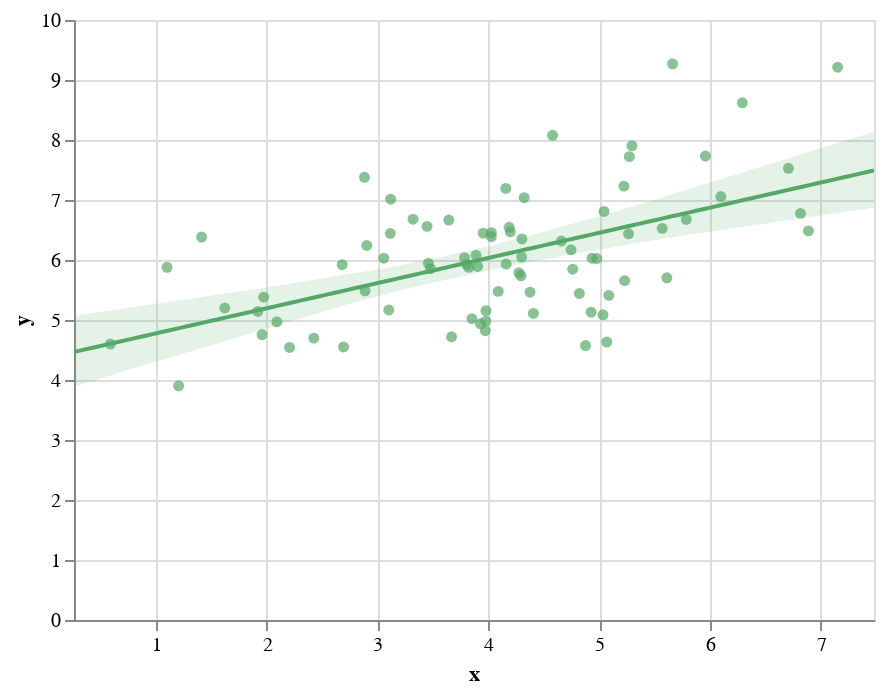

The cell this chart's notebook holds for it:
### Code cell
display(salt.regplot(x=x, y=y, color="g"))
ax = sns.regplot(x=x, y=y, color="g")

### Figure 1 — Vega-Lite specification as saved in the notebook (floating-point values rounded to 4 significant figures)
{"$schema": "https://vega.github.io/schema/vega-lite/v2.4.1.json", "config": {"view": {"height": 300, "width": 400}}, "layer": [{"data": {"values": [{"x": 3.447, "y": 6.561}, {"x": 6.815, "y": 6.777}, {"x": 5.662, "y": 9.27}, {"x": 1.102, "y": 5.878}, {"x": 2.682, "y": 5.922}, {"x": 4.58, "y": 8.078}, {"x": 5.569, "y": 6.527}, {"x": 4.761, "y": 5.847}, {"x": 3.103, "y": 5.167}, {"x": 4.161, "y": 5.932}, {"x": 2.695, "y": 4.551}, {"x": 4.027, "y": 6.388}, {"x": 6.098, "y": 7.057}, {"x": 2.904, "y": 6.243}, {"x": 4.089, "y": 5.477}, {"x": 2.426, "y": 4.698}, {"x": 3.889, "y": 6.08}, {"x": 4.295, "y": 5.736}, {"x": 3.93, "y": 4.936}, {"x": 4.746, "y": 6.17}, {"x": 5.044, "y": 6.809}, {"x": 3.803, "y": 5.927}, {"x": 3.954, "y": 6.447}, {"x": 1.623, "y": 5.201}, {"x": 7.151, "y": 9.213}, {"x": 6.887, "y": 6.485}, {"x": 4.407, "y": 5.11}, {"x": 1.921, "y": 5.142}, {"x": 5.61, "y": 5.704}, {"x": 3.116, "y": 6.444}, {"x": 3.119, "y": 7.014}, {"x": 3.057, "y": 6.03}, {"x": 4.198, "y": 6.469}, {"x": 5.035, "y": 5.087}, {"x": 1.207, "y": 3.904}, {"x": 3.321, "y": 6.68}, {"x": 3.785, "y": 6.036}, {"x": 3.977, "y": 4.981}, {"x": 2.093, "y": 4.97}, {"x": 4.324, "y": 7.038}, {"x": 3.979, "y": 5.156}, {"x": 3.824, "y": 5.877}, {"x": 3.46, "y": 5.946}, {"x": 3.669, "y": 4.721}, {"x": 4.376, "y": 5.463}, {"x": 3.973, "y": 4.822}, {"x": 6.707, "y": 7.528}, {"x": 0.5912, "y": 4.599}, {"x": 2.883, "y": 7.378}, {"x": 4.301, "y": 6.05}, {"x": 2.889, "y": 5.484}, {"x": 4.276, "y": 5.786}, {"x": 3.644, "y": 6.666}, {"x": 5.786, "y": 6.676}, {"x": 1.414, "y": 6.382}, {"x": 5.958, "y": 7.733}, {"x": 2.208, "y": 4.543}, {"x": 4.157, "y": 7.193}, {"x": 4.935, "y": 6.03}, {"x": 5.23, "y": 5.656}, {"x": 6.291, "y": 8.619}, {"x": 1.96, "y": 4.757}, {"x": 4.028, "y": 6.455}, {"x": 4.927, "y": 5.129}, {"x": 5.223, "y": 7.231}, {"x": 5.087, "y": 5.411}, {"x": 5.272, "y": 7.723}, {"x": 5.296, "y": 7.903}, {"x": 3.852, "y": 5.023}, {"x": 4.303, "y": 6.351}, {"x": 3.479, "y": 5.855}, {"x": 1.974, "y": 5.38}, {"x": 4.66, "y": 6.315}, {"x": 5.265, "y": 6.436}, {"x": 4.877, "y": 4.574}, {"x": 3.904, "y": 5.892}, {"x": 4.821, "y": 5.442}, {"x": 4.979, "y": 6.024}, {"x": 5.068, "y": 4.633}, {"x": 4.188, "y": 6.544}]}, "encoding": {"color": {"value": "rgba(85,168,104,1)"}, "x": {"axis": {"title": "x"}, "field": "x", "scale": {"domain": [0.2633, 7.479], "nice": false}, "type": "quantitative"}, "y": {"axis": {"title": "y"}, "field": "y", "type": "quantitative"}}, "mark": {"clip": true, "filled": true, "type": "point"}}, {"data": {"values": [{"x": 0.2633, "y": 4.468}, {"x": 0.3361, "y": 4.498}, {"x": 0.409, "y": 4.529}, {"x": 0.4819, "y": 4.559}, {"x": 0.5548, "y": 4.59}, {"x": 0.6277, "y": 4.621}, {"x": 0.7005, "y": 4.651}, {"x": 0.7734, "y": 4.682}, {"x": 0.8463, "y": 4.712}, {"x": 0.9192, "y": 4.743}, {"x": 0.9921, "y": 4.773}, {"x": 1.065, "y": 4.804}, {"x": 1.138, "y": 4.834}, {"x": 1.211, "y": 4.865}, {"x": 1.284, "y": 4.895}, {"x": 1.356, "y": 4.926}, {"x": 1.429, "y": 4.957}, {"x": 1.502, "y": 4.987}, {"x": 1.575, "y": 5.018}, {"x": 1.648, "y": 5.048}, {"x": 1.721, "y": 5.079}, {"x": 1.794, "y": 5.109}, {"x": 1.867, "y": 5.14}, {"x": 1.94, "y": 5.17}, {"x": 2.012, "y": 5.201}, {"x": 2.085, "y": 5.231}, {"x": 2.158, "y": 5.262}, {"x": 2.231, "y": 5.293}, {"x": 2.304, "y": 5.323}, {"x": 2.377, "y": 5.354}, {"x": 2.45, "y": 5.384}, {"x": 2.523, "y": 5.415}, {"x": 2.595, "y": 5.445}, {"x": 2.668, "y": 5.476}, {"x": 2.741, "y": 5.506}, {"x": 2.814, "y": 5.537}, {"x": 2.887, "y": 5.568}, {"x": 2.96, "y": 5.598}, {"x": 3.033, "y": 5.629}, {"x": 3.106, "y": 5.659}, {"x": 3.179, "y": 5.69}, {"x": 3.251, "y": 5.72}, {"x": 3.324, "y": 5.751}, {"x": 3.397, "y": 5.781}, {"x": 3.47, "y": 5.812}, {"x": 3.543, "y": 5.842}, {"x": 3.616, "y": 5.873}, {"x": 3.689, "y": 5.904}, {"x": 3.762, "y": 5.934}, {"x": 3.834, "y": 5.965}, {"x": 3.907, "y": 5.995}, {"x": 3.98, "y": 6.026}, {"x": 4.053, "y": 6.056}, {"x": 4.126, "y": 6.087}, {"x": 4.199, "y": 6.117}, {"x": 4.272, "y": 6.148}, {"x": 4.345, "y": 6.178}, {"x": 4.418, "y": 6.209}, {"x": 4.49, "y": 6.24}, {"x": 4.563, "y": 6.27}, {"x": 4.636, "y": 6.301}, {"x": 4.709, "y": 6.331}, {"x": 4.782, "y": 6.362}, {"x": 4.855, "y": 6.392}, {"x": 4.928, "y": 6.423}, {"x": 5.001, "y": 6.453}, {"x": 5.073, "y": 6.484}, {"x": 5.146, "y": 6.514}, {"x": 5.219, "y": 6.545}, {"x": 5.292, "y": 6.576}, {"x": 5.365, "y": 6.606}, {"x": 5.438, "y": 6.637}, {"x": 5.511, "y": 6.667}, {"x": 5.584, "y": 6.698}, {"x": 5.657, "y": 6.728}, {"x": 5.729, "y": 6.759}, {"x": 5.802, "y": 6.789}, {"x": 5.875, "y": 6.82}, {"x": 5.948, "y": 6.851}, {"x": 6.021, "y": 6.881}, {"x": 6.094, "y": 6.912}, {"x": 6.167, "y": 6.942}, {"x": 6.24, "y": 6.973}, {"x": 6.312, "y": 7.003}, {"x": 6.385, "y": 7.034}, {"x": 6.458, "y": 7.064}, {"x": 6.531, "y": 7.095}, {"x": 6.604, "y": 7.125}, {"x": 6.677, "y": 7.156}, {"x": 6.75, "y": 7.187}, {"x": 6.823, "y": 7.217}, {"x": 6.896, "y": 7.248}, {"x": 6.968, "y": 7.278}, {"x": 7.041, "y": 7.309}, {"x": 7.114, "y": 7.339}, {"x": 7.187, "y": 7.37}, {"x": 7.26, "y": 7.4}, {"x": 7.333, "y": 7.431}, {"x": 7.406, "y": 7.461}, {"x": 7.479, "y": 7.492}]}, "encoding": {"color": {"value": "rgba(85,168,104,1)"}, "x": {"field": "x", "scale": {"domain": [0.2633, 7.479], "nice": false}, "type": "quantitative"}, "y": {"field": "y", "type": "quantitative"}}, "mark": {"clip": true, "type": "line"}}, {"data": {"values": [{"x": 0.2633, "y1": 3.886, "y2": 5.068}, {"x": 0.3361, "y1": 3.927, "y2": 5.089}, {"x": 0.409, "y1": 3.969, "y2": 5.11}, {"x": 0.4819, "y1": 4.012, "y2": 5.129}, {"x": 0.5548, "y1": 4.055, "y2": 5.149}, {"x": 0.6277, "y1": 4.098, "y2": 5.169}, {"x": 0.7005, "y1": 4.141, "y2": 5.189}, {"x": 0.7734, "y1": 4.183, "y2": 5.209}, {"x": 0.8463, "y1": 4.223, "y2": 5.229}, {"x": 0.9192, "y1": 4.261, "y2": 5.249}, {"x": 0.9921, "y1": 4.3, "y2": 5.269}, {"x": 1.065, "y1": 4.339, "y2": 5.288}, {"x": 1.138, "y1": 4.378, "y2": 5.307}, {"x": 1.211, "y1": 4.418, "y2": 5.326}, {"x": 1.284, "y1": 4.459, "y2": 5.345}, {"x": 1.356, "y1": 4.501, "y2": 5.366}, {"x": 1.429, "y1": 4.536, "y2": 5.389}, {"x": 1.502, "y1": 4.577, "y2": 5.41}, {"x": 1.575, "y1": 4.618, "y2": 5.428}, {"x": 1.648, "y1": 4.659, "y2": 5.447}, {"x": 1.721, "y1": 4.702, "y2": 5.466}, {"x": 1.794, "y1": 4.744, "y2": 5.485}, {"x": 1.867, "y1": 4.783, "y2": 5.504}, {"x": 1.94, "y1": 4.822, "y2": 5.523}, {"x": 2.012, "y1": 4.865, "y2": 5.542}, {"x": 2.085, "y1": 4.905, "y2": 5.565}, {"x": 2.158, "y1": 4.945, "y2": 5.587}, {"x": 2.231, "y1": 4.985, "y2": 5.611}, {"x": 2.304, "y1": 5.025, "y2": 5.635}, {"x": 2.377, "y1": 5.065, "y2": 5.654}, {"x": 2.45, "y1": 5.106, "y2": 5.677}, {"x": 2.523, "y1": 5.145, "y2": 5.699}, {"x": 2.595, "y1": 5.185, "y2": 5.723}, {"x": 2.668, "y1": 5.225, "y2": 5.747}, {"x": 2.741, "y1": 5.265, "y2": 5.769}, {"x": 2.814, "y1": 5.302, "y2": 5.788}, {"x": 2.887, "y1": 5.339, "y2": 5.81}, {"x": 2.96, "y1": 5.374, "y2": 5.831}, {"x": 3.033, "y1": 5.41, "y2": 5.853}, {"x": 3.106, "y1": 5.444, "y2": 5.875}, {"x": 3.179, "y1": 5.482, "y2": 5.899}, {"x": 3.251, "y1": 5.514, "y2": 5.929}, {"x": 3.324, "y1": 5.549, "y2": 5.954}, {"x": 3.397, "y1": 5.578, "y2": 5.984}, {"x": 3.47, "y1": 5.609, "y2": 6.014}, {"x": 3.543, "y1": 5.639, "y2": 6.039}, {"x": 3.616, "y1": 5.67, "y2": 6.07}, {"x": 3.689, "y1": 5.696, "y2": 6.101}, {"x": 3.762, "y1": 5.723, "y2": 6.132}, {"x": 3.834, "y1": 5.752, "y2": 6.16}, {"x": 3.907, "y1": 5.785, "y2": 6.19}, {"x": 3.98, "y1": 5.815, "y2": 6.221}, {"x": 4.053, "y1": 5.845, "y2": 6.256}, {"x": 4.126, "y1": 5.874, "y2": 6.291}, {"x": 4.199, "y1": 5.899, "y2": 6.325}, {"x": 4.272, "y1": 5.924, "y2": 6.358}, {"x": 4.345, "y1": 5.952, "y2": 6.391}, {"x": 4.418, "y1": 5.976, "y2": 6.431}, {"x": 4.49, "y1": 6.003, "y2": 6.468}, {"x": 4.563, "y1": 6.029, "y2": 6.504}, {"x": 4.636, "y1": 6.052, "y2": 6.541}, {"x": 4.709, "y1": 6.078, "y2": 6.579}, {"x": 4.782, "y1": 6.101, "y2": 6.619}, {"x": 4.855, "y1": 6.127, "y2": 6.657}, {"x": 4.928, "y1": 6.148, "y2": 6.693}, {"x": 5.001, "y1": 6.173, "y2": 6.727}, {"x": 5.073, "y1": 6.198, "y2": 6.766}, {"x": 5.146, "y1": 6.221, "y2": 6.807}, {"x": 5.219, "y1": 6.246, "y2": 6.847}, {"x": 5.292, "y1": 6.272, "y2": 6.887}, {"x": 5.365, "y1": 6.293, "y2": 6.927}, {"x": 5.438, "y1": 6.311, "y2": 6.968}, {"x": 5.511, "y1": 6.335, "y2": 7.01}, {"x": 5.584, "y1": 6.356, "y2": 7.056}, {"x": 5.657, "y1": 6.375, "y2": 7.098}, {"x": 5.729, "y1": 6.398, "y2": 7.139}, {"x": 5.802, "y1": 6.419, "y2": 7.181}, {"x": 5.875, "y1": 6.441, "y2": 7.222}, {"x": 5.948, "y1": 6.46, "y2": 7.262}, {"x": 6.021, "y1": 6.48, "y2": 7.303}, {"x": 6.094, "y1": 6.5, "y2": 7.345}, {"x": 6.167, "y1": 6.519, "y2": 7.387}, {"x": 6.24, "y1": 6.538, "y2": 7.428}, {"x": 6.312, "y1": 6.558, "y2": 7.469}, {"x": 6.385, "y1": 6.578, "y2": 7.512}, {"x": 6.458, "y1": 6.598, "y2": 7.554}, {"x": 6.531, "y1": 6.618, "y2": 7.595}, {"x": 6.604, "y1": 6.637, "y2": 7.636}, {"x": 6.677, "y1": 6.657, "y2": 7.679}, {"x": 6.75, "y1": 6.676, "y2": 7.721}, {"x": 6.823, "y1": 6.694, "y2": 7.763}, {"x": 6.896, "y1": 6.712, "y2": 7.805}, {"x": 6.968, "y1": 6.734, "y2": 7.847}, {"x": 7.041, "y1": 6.755, "y2": 7.888}, {"x": 7.114, "y1": 6.776, "y2": 7.93}, {"x": 7.187, "y1": 6.795, "y2": 7.971}, {"x": 7.26, "y1": 6.815, "y2": 8.011}, {"x": 7.333, "y1": 6.834, "y2": 8.053}, {"x": 7.406, "y1": 6.851, "y2": 8.096}, {"x": 7.479, "y1": 6.871, "y2": 8.139}]}, "encoding": {"color": {"value": "rgba(85,168,104,1)"}, "opacity": {"value": 0.15}, "x": {"field": "x", "scale": {"domain": [0.2633, 7.479], "nice": false}, "type": "quantitative"}, "y": {"field": "y1", "type": "quantitative"}, "y2": {"field": "y2", "type": "quantitative"}}, "mark": {"clip": true, "type": "area"}}]}
